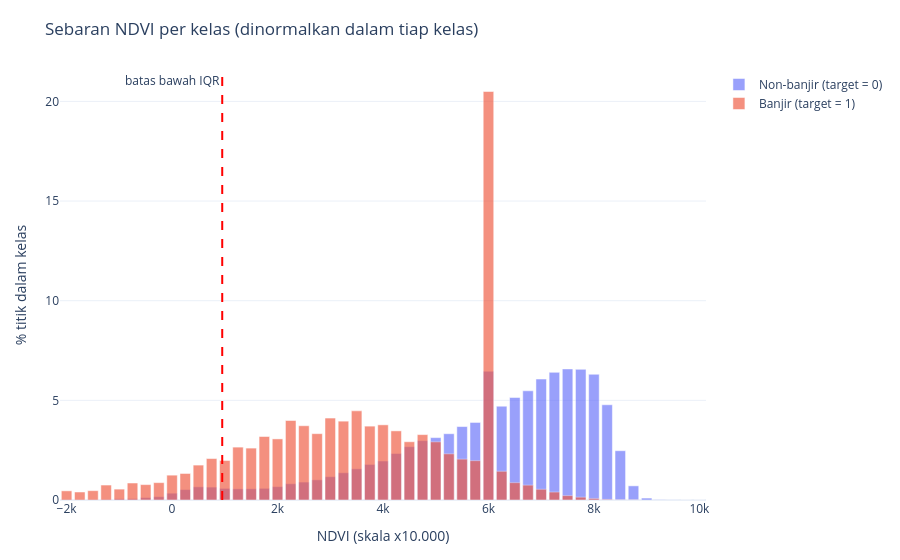

This figure's notebook cell:
### Markdown cell above
#### Grafik: sebaran NDVI menurut label banjir

### Code cell
LEBAR_BIN = 250
sebaran_ndvi = (
    df_missing_handled
    .with_columns(((pl.col('NDVI') / LEBAR_BIN).floor() * LEBAR_BIN).alias('bin'))
    .group_by('target', 'bin').agg(pl.len().alias('n'))
    .with_columns((pl.col('n') / pl.col('n').sum().over('target') * 100).alias('persen'))
    .sort('target', 'bin')
)

fig3 = go.Figure()
for nilai, nama in [(0, 'Non-banjir (target = 0)'), (1, 'Banjir (target = 1)')]:
    sub = sebaran_ndvi.filter(pl.col('target') == nilai)
    fig3.add_bar(x=sub['bin'].to_list(), y=sub['persen'].to_list(), name=nama, opacity=0.65)
fig3.add_vline(x=batas['NDVI'][0], line_dash='dash', line_color='red',
               annotation_text='batas bawah IQR', annotation_position='top left')
fig3.update_layout(
    title='Sebaran NDVI per kelas (dinormalkan dalam tiap kelas)',
    xaxis_title='NDVI (skala x10.000)', yaxis_title='% titik dalam kelas', barmode='overlay',
)
tampilkan(fig3, 'qc_04_sebaran_ndvi')

### Figure 1 — Plotly figure (JSON) as saved in the notebook; plotly's stock layout.template omitted (floating-point values rounded to 4 significant figures)
{"data": [{"name": "Non-banjir (target = 0)", "opacity": 0.65, "type": "bar", "x": [-2000, -1750, -1500, -1250, -1000, -750, -500, -250, 0, 250, 500, 750, 1000, 1250, 1500, 1750, 2000, 2250, 2500, 2750, 3000, 3250, 3500, 3750, 4000, 4250, 4500, 4750, 5000, 5250, 5500, 5750, 6000, 6250, 6500, 6750, 7000, 7250, 7500, 7750, 8000, 8250, 8500, 8750, 9000, 9250, 9500, 9750, 10000], "y": [0.02573, 0.0146, 0.02522, 0.03134, 0.06024, 0.06677, 0.1221, 0.1646, 0.3416, 0.5226, 0.6609, 0.6469, 0.5835, 0.5586, 0.5633, 0.5857, 0.6699, 0.8147, 0.8981, 1.011, 1.168, 1.366, 1.564, 1.785, 1.955, 2.333, 2.674, 2.977, 3.13, 3.326, 3.685, 3.891, 6.458, 4.708, 5.141, 5.479, 6.068, 6.404, 6.577, 6.556, 6.308, 4.778, 2.473, 0.7099, 0.09781, 0.01368, 0.004799, 0.0003063, 0.0008168]}, {"name": "Banjir (target = 1)", "opacity": 0.65, "type": "bar", "x": [-2000, -1750, -1500, -1250, -1000, -750, -500, -250, 0, 250, 500, 750, 1000, 1250, 1500, 1750, 2000, 2250, 2500, 2750, 3000, 3250, 3500, 3750, 4000, 4250, 4500, 4750, 5000, 5250, 5500, 5750, 6000, 6250, 6500, 6750, 7000, 7250, 7500, 7750, 8000, 8250, 8500, 8750], "y": [0.4595, 0.4013, 0.4681, 0.7507, 0.5458, 0.8521, 0.7723, 0.8715, 1.247, 1.331, 1.752, 2.08, 1.983, 2.653, 2.604, 3.186, 3.065, 3.989, 3.726, 3.329, 4.112, 3.956, 4.474, 3.706, 3.771, 3.469, 2.923, 3.281, 2.919, 2.317, 2.052, 1.974, 20.5, 1.441, 0.8694, 0.7464, 0.5393, 0.3991, 0.22, 0.1424, 0.07766, 0.0302, 0.01079, 0.008629]}], "layout": {"annotations": [{"showarrow": false, "text": "batas bawah IQR", "x": 951.2, "xanchor": "right", "xref": "x", "y": 1, "yanchor": "top", "yref": "y domain"}], "barmode": "overlay", "margin": {"b": 60, "l": 60, "r": 20, "t": 70}, "shapes": [{"line": {"color": "red", "dash": "dash"}, "type": "line", "x0": 951.2, "x1": 951.2, "xref": "x", "y0": 0, "y1": 1, "yref": "y domain"}], "title": {"text": "Sebaran NDVI per kelas (dinormalkan dalam tiap kelas)"}, "xaxis": {"title": {"text": "NDVI (skala x10.000)"}}, "yaxis": {"title": {"text": "% titik dalam kelas"}}}}
